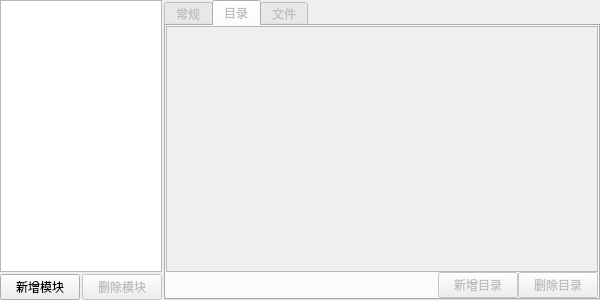
<?xml version="1.0" encoding="UTF-8"?>
<ui version="4.0">
 <class>ModuleMgrDlg</class>
 <widget class="QDialog" name="ModuleMgrDlg">
  <property name="windowModality">
   <enum>Qt::WindowModal</enum>
  </property>
  <property name="geometry">
   <rect>
    <x>0</x>
    <y>0</y>
    <width>600</width>
    <height>300</height>
   </rect>
  </property>
  <property name="minimumSize">
   <size>
    <width>300</width>
    <height>150</height>
   </size>
  </property>
  <property name="maximumSize">
   <size>
    <width>600</width>
    <height>300</height>
   </size>
  </property>
  <property name="windowTitle">
   <string>模块管理</string>
  </property>
  <property name="windowIcon">
   <iconset resource="UI.qrc">
    <normaloff>:/res/IcoModule.ico</normaloff>:/res/IcoModule.ico</iconset>
  </property>
  <property name="modal">
   <bool>true</bool>
  </property>
  <layout class="QHBoxLayout" name="horizontalLayout" stretch="4,12">
   <property name="spacing">
    <number>2</number>
   </property>
   <property name="leftMargin">
    <number>0</number>
   </property>
   <property name="topMargin">
    <number>0</number>
   </property>
   <property name="rightMargin">
    <number>0</number>
   </property>
   <property name="bottomMargin">
    <number>0</number>
   </property>
   <item>
    <layout class="QGridLayout" name="gridLayout">
     <property name="spacing">
      <number>2</number>
     </property>
     <item row="1" column="0">
      <widget class="QPushButton" name="NewModuleButton">
       <property name="text">
        <string>新增模块</string>
       </property>
       <property name="icon">
        <iconset resource="UI.qrc">
         <normaloff>:/res/ImgPlus.png</normaloff>:/res/ImgPlus.png</iconset>
       </property>
       <property name="autoDefault">
        <bool>false</bool>
       </property>
      </widget>
     </item>
     <item row="1" column="1">
      <widget class="QPushButton" name="DelModuleButton">
       <property name="enabled">
        <bool>false</bool>
       </property>
       <property name="text">
        <string>删除模块</string>
       </property>
       <property name="icon">
        <iconset resource="UI.qrc">
         <normaloff>:/res/ImgDel.png</normaloff>:/res/ImgDel.png</iconset>
       </property>
       <property name="autoDefault">
        <bool>false</bool>
       </property>
      </widget>
     </item>
     <item row="0" column="0" colspan="2">
      <widget class="QListWidget" name="ModuleListWidget"/>
     </item>
    </layout>
   </item>
   <item>
    <widget class="QTabWidget" name="ModuleInfoTabWidget">
     <property name="enabled">
      <bool>false</bool>
     </property>
     <property name="currentIndex">
      <number>1</number>
     </property>
     <widget class="QWidget" name="tab">
      <attribute name="title">
       <string>常规</string>
      </attribute>
      <layout class="QGridLayout" name="gridLayout_2">
       <property name="leftMargin">
        <number>0</number>
       </property>
       <property name="topMargin">
        <number>0</number>
       </property>
       <property name="rightMargin">
        <number>0</number>
       </property>
       <property name="bottomMargin">
        <number>0</number>
       </property>
       <property name="spacing">
        <number>0</number>
       </property>
       <item row="0" column="0">
        <widget class="QTableWidget" name="InfoTableWidget">
         <property name="selectionMode">
          <enum>QAbstractItemView::SingleSelection</enum>
         </property>
         <property name="gridStyle">
          <enum>Qt::SolidLine</enum>
         </property>
         <attribute name="horizontalHeaderVisible">
          <bool>false</bool>
         </attribute>
         <attribute name="horizontalHeaderStretchLastSection">
          <bool>true</bool>
         </attribute>
         <attribute name="verticalHeaderDefaultSectionSize">
          <number>20</number>
         </attribute>
         <attribute name="verticalHeaderHighlightSections">
          <bool>false</bool>
         </attribute>
         <row>
          <property name="text">
           <string>packageUrl</string>
          </property>
          <property name="toolTip">
           <string>远程文件根目录</string>
          </property>
         </row>
         <row>
          <property name="text">
           <string>uploadUrl</string>
          </property>
          <property name="toolTip">
           <string>上传根路径</string>
          </property>
         </row>
         <row>
          <property name="text">
           <string>remoteVersionUrl</string>
          </property>
          <property name="toolTip">
           <string>远程版本文件</string>
          </property>
         </row>
         <row>
          <property name="text">
           <string>remoteManifestUrl</string>
          </property>
          <property name="toolTip">
           <string>远程清单文件</string>
          </property>
         </row>
         <row>
          <property name="text">
           <string>allZipFileName</string>
          </property>
          <property name="toolTip">
           <string>整包热更zip文件名</string>
          </property>
         </row>
         <column>
          <property name="text">
           <string>值</string>
          </property>
         </column>
         <item row="0" column="0">
          <property name="text">
           <string/>
          </property>
         </item>
        </widget>
       </item>
      </layout>
     </widget>
     <widget class="QWidget" name="tab_2">
      <attribute name="title">
       <string>目录</string>
      </attribute>
      <layout class="QGridLayout" name="gridLayout_3">
       <property name="leftMargin">
        <number>0</number>
       </property>
       <property name="topMargin">
        <number>0</number>
       </property>
       <property name="rightMargin">
        <number>0</number>
       </property>
       <property name="bottomMargin">
        <number>0</number>
       </property>
       <property name="spacing">
        <number>0</number>
       </property>
       <item row="1" column="2">
        <widget class="QPushButton" name="DelDirButton">
         <property name="enabled">
          <bool>false</bool>
         </property>
         <property name="text">
          <string>删除目录</string>
         </property>
         <property name="icon">
          <iconset resource="UI.qrc">
           <normaloff>:/res/ImgDel.png</normaloff>:/res/ImgDel.png</iconset>
         </property>
        </widget>
       </item>
       <item row="1" column="1">
        <widget class="QPushButton" name="NewDirButton">
         <property name="text">
          <string>新增目录</string>
         </property>
         <property name="icon">
          <iconset resource="UI.qrc">
           <normaloff>:/res/ImgPlus.png</normaloff>:/res/ImgPlus.png</iconset>
         </property>
        </widget>
       </item>
       <item row="1" column="0">
        <spacer name="horizontalSpacer">
         <property name="orientation">
          <enum>Qt::Horizontal</enum>
         </property>
         <property name="sizeHint" stdset="0">
          <size>
           <width>40</width>
           <height>20</height>
          </size>
         </property>
        </spacer>
       </item>
       <item row="0" column="0" colspan="3">
        <widget class="QListWidget" name="DirsListWidget"/>
       </item>
      </layout>
     </widget>
     <widget class="QWidget" name="tab_3">
      <attribute name="title">
       <string>文件</string>
      </attribute>
      <layout class="QGridLayout" name="gridLayout_4">
       <property name="leftMargin">
        <number>0</number>
       </property>
       <property name="topMargin">
        <number>0</number>
       </property>
       <property name="rightMargin">
        <number>0</number>
       </property>
       <property name="bottomMargin">
        <number>0</number>
       </property>
       <property name="spacing">
        <number>0</number>
       </property>
       <item row="1" column="2">
        <widget class="QPushButton" name="DelFileButton">
         <property name="enabled">
          <bool>false</bool>
         </property>
         <property name="text">
          <string>删除文件</string>
         </property>
         <property name="icon">
          <iconset resource="UI.qrc">
           <normaloff>:/res/ImgDel.png</normaloff>:/res/ImgDel.png</iconset>
         </property>
        </widget>
       </item>
       <item row="1" column="1">
        <widget class="QPushButton" name="NewFileButton">
         <property name="text">
          <string>新增文件</string>
         </property>
         <property name="icon">
          <iconset resource="UI.qrc">
           <normaloff>:/res/ImgPlus.png</normaloff>:/res/ImgPlus.png</iconset>
         </property>
        </widget>
       </item>
       <item row="1" column="0">
        <spacer name="horizontalSpacer_2">
         <property name="orientation">
          <enum>Qt::Horizontal</enum>
         </property>
         <property name="sizeHint" stdset="0">
          <size>
           <width>40</width>
           <height>20</height>
          </size>
         </property>
        </spacer>
       </item>
       <item row="0" column="0" colspan="3">
        <widget class="QListWidget" name="FilesListWidget"/>
       </item>
      </layout>
     </widget>
    </widget>
   </item>
  </layout>
 </widget>
 <resources>
  <include location="UI.qrc"/>
 </resources>
 <connections/>
</ui>
